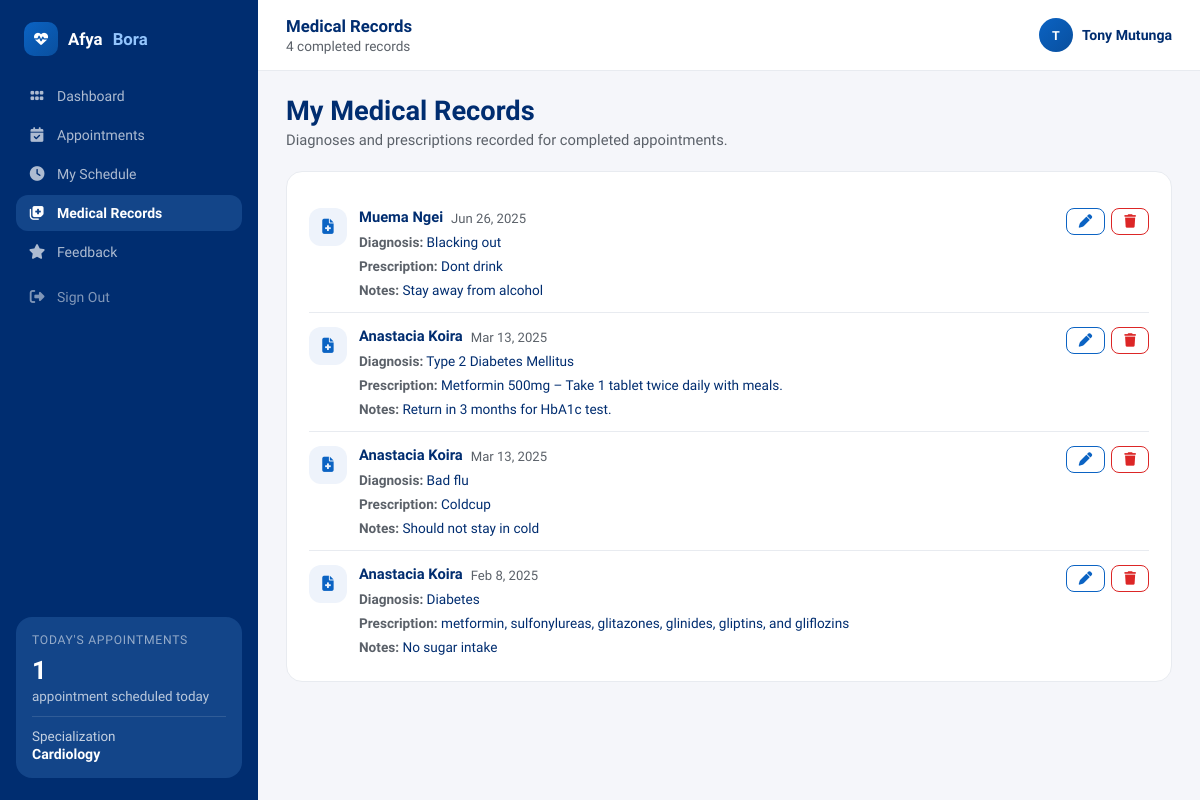
The page /doctors/medical_history.php (signed in) on the database its author committed.
### tables this page shows
CREATE TABLE `users` (
  `user_id` int(11) NOT NULL,
  `first_name` varchar(50) DEFAULT NULL,
  `last_name` varchar(50) DEFAULT NULL,
  `full_name` varchar(101) GENERATED ALWAYS AS (concat_ws(' ',`first_name`,`last_name`)) STORED,
  `email` varchar(100) NOT NULL,
  `password_hash` varchar(255) NOT NULL,
  `phone_number` varchar(15) DEFAULT NULL,
  `role` enum('admin','doctor','patient','receptionist') NOT NULL,
  `specialization` varchar(100) DEFAULT NULL,
  `date_of_birth` date DEFAULT NULL,
  `gender` enum('male','female','other') DEFAULT NULL,
  `address` text DEFAULT NULL,
  `created_at` timestamp NULL DEFAULT current_timestamp()
);

CREATE TABLE `appointments` (
  `appointment_id` int(11) NOT NULL,
  `patient_id` int(11) NOT NULL,
  `doctor_id` int(11) NOT NULL,
  `appointment_date` date NOT NULL,
  `appointment_time` time NOT NULL,
  `status` enum('scheduled','completed','canceled','no_show','rescheduled') NOT NULL DEFAULT 'scheduled',
  `payment_status` enum('pending','paid') DEFAULT 'pending',
  `payment_amount` decimal(10,2) DEFAULT 500.00,
  `payment_date` timestamp NULL DEFAULT NULL,
  `payment_method` varchar(50) DEFAULT NULL,
  `payment_reference` varchar(100) DEFAULT NULL,
  `created_at` timestamp NULL DEFAULT current_timestamp(),
  `updated_at` timestamp NULL DEFAULT NULL,
  `updated_by` int(11) DEFAULT NULL,
  `reason` enum('Routine Check-up','Follow-up','New Symptoms','Chronic Condition','Other') NOT NULL,
  `additional_notes` text DEFAULT NULL,
  `appointment_duration` int(11) NOT NULL DEFAULT 30 COMMENT 'minutes'
);

CREATE TABLE `medical_records` (
  `record_id` int(11) NOT NULL,
  `appointment_id` int(11) NOT NULL,
  `diagnosis` text DEFAULT NULL,
  `prescription` text DEFAULT NULL,
  `notes` text DEFAULT NULL,
  `created_at` timestamp NULL DEFAULT current_timestamp()
);

### doctors/medical_history.php (the view, shortened to what this page needs)
<?php
require_once "../config/db.php";
$doctor_id = $_SESSION["user_id"];
$current_page = "medical_history";
$query = "SELECT a.appointment_id, a.appointment_date, u.full_name AS patient_name,
                 m.diagnosis, m.prescription, m.notes
          FROM appointments a
          JOIN users u ON a.patient_id = u.user_id
          JOIN medical_records m ON a.appointment_id = m.appointment_id
          WHERE a.doctor_id = ? AND a.status = 'completed'
          ORDER BY a.appointment_date DESC";
$stmt = $conn->prepare($query);
$stmt->bind_param("i", $doctor_id);
$stmt->execute();
$result = $stmt->get_result();
$total = $result->num_rows;
?>
<!DOCTYPE html>
<html lang="en">
<head>
    <link rel="stylesheet" href="https://cdnjs.cloudflare.com/ajax/libs/font-awesome/6.5.0/css/all.min.css">
</head>
<body>
<?php include "sidebar.php"; ?>
<div class="ab-main-wrap">
    <header class="ab-topbar">
        <div class="ab-topbar-left">
            <div class="ab-greeting">Medical Records</div>
            <div class="ab-subgreeting"><?= $total ?> completed record<?= $total === 1 ? '' : 's' ?></div>
        </div>
        <div class="ab-topbar-right">
            <div class="ab-user-chip">
                <div class="ab-user-avatar"><?= htmlspecialchars(strtoupper(substr($_SESSION['full_name'] ?? 'D', 0, 1))) ?></div>
                <div class="ab-user-name"><?= htmlspecialchars($_SESSION['full_name'] ?? '') ?></div>
            </div>
        </div>
    </header>
    <main class="ab-content">
        <div class="ab-page-title">My Medical Records</div>
        <div class="ab-page-sub">Diagnoses and prescriptions recorded for completed appointments.</div>
        <div class="ab-card">
            <?php if ($total > 0): ?>
                <?php while ($row = $result->fetch_assoc()): ?>
                    <div class="ab-list-row">
                        <div class="ab-icon-chip"><i class="fas fa-file-medical"></i></div>
                        <div class="alr-body">
                            <div class="alr-title-line">
                                <span class="alr-title"><?= htmlspecialchars($row['patient_name']) ?></span>
                                <span class="alr-meta"><?= date('M j, Y', strtotime($row['appointment_date'])) ?></span>
                            </div>
                            <?php if (!empty($row['diagnosis'])): ?><div class="alr-detail"><span class="alr-detail-label">Diagnosis:</span> <?= htmlspecialchars($row['diagnosis']) ?></div><?php endif; ?>
                            <?php if (!empty($row['prescription'])): ?><div class="alr-detail"><span class="alr-detail-label">Prescription:</span> <?= htmlspecialchars($row['prescription']) ?></div><?php endif; ?>
                            <?php if (!empty($row['notes'])): ?><div class="alr-detail"><span class="alr-detail-label">Notes:</span> <?= htmlspecialchars($row['notes']) ?></div><?php endif; ?>
                        </div>
                        <div class="alr-trailing">
                            <a href="add_medical_record.php?appointment_id=<?= (int)$row['appointment_id'] ?>" class="ab-btn ab-btn-secondary ab-btn-sm"><i class="fas fa-pen"></i></a>
                            <a href="delete_medical_record.php?appointment_id=<?= (int)$row['appointment_id'] ?>" class="ab-btn ab-btn-danger ab-btn-sm" onclick="return confirm('Delete this record?');"><i class="fas fa-trash"></i></a>
                        </div>
                    </div>
                <?php endwhile; ?>
            <?php else: ?>
                <p style="color:var(--muted);font-size:.85rem;margin:6px 0 0">No medical records found.</p>
            <?php endif; ?>
        </div>
    </main>
</div>
</body>
</html>

### doctors/sidebar.php (shortened to what this page needs)
<?php
$__sidebar_doctor_id = $_SESSION["user_id"] ?? null;
$__today_count = 0;
$__specialization = null;
if ($__sidebar_doctor_id) {
    $__stmt = $conn->prepare("SELECT COUNT(*) AS c FROM appointments WHERE doctor_id = ? AND appointment_date = CURDATE() AND status = 'scheduled'");
    $__stmt->bind_param("i", $__sidebar_doctor_id);
    $__stmt->execute();
    $__today_count = (int)($__stmt->get_result()->fetch_assoc()["c"] ?? 0);
    $__spec_stmt = $conn->prepare("SELECT specialization FROM users WHERE user_id = ?");
    $__spec_stmt->bind_param("i", $__sidebar_doctor_id);
    $__spec_stmt->execute();
    $__specialization = $__spec_stmt->get_result()->fetch_assoc()["specialization"] ?? null;
}
?>
<aside class="ab-sidebar">
  <div class="ab-brand">
    <div class="ab-brand-icon"><i class="fas fa-heartbeat"></i></div>
    Afya<span>Bora</span>
  </div>
  <nav class="ab-nav">
    <a href="dashboard.php" class="ab-nav-item <?= $current_page === 'dashboard' ? 'active' : '' ?>"><i class="fas fa-grip"></i> Dashboard</a>
    <a href="appointments.php" class="ab-nav-item <?= $current_page === 'appointments' ? 'active' : '' ?>"><i class="fas fa-calendar-check"></i> Appointments</a>
    <a href="schedule.php" class="ab-nav-item <?= $current_page === 'schedule' ? 'active' : '' ?>"><i class="fas fa-clock"></i> My Schedule</a>
    <a href="medical_history.php" class="ab-nav-item <?= $current_page === 'medical_history' ? 'active' : '' ?>"><i class="fas fa-notes-medical"></i> Medical Records</a>
    <a href="view_feedback.php" class="ab-nav-item <?= $current_page === 'view_feedback' ? 'active' : '' ?>"><i class="fas fa-star"></i> Feedback</a>
    <a href="../logout.php" class="ab-nav-item logout"><i class="fas fa-sign-out-alt"></i> Sign Out</a>
  </nav>
  <?php if ($__sidebar_doctor_id): ?>
  <div class="ab-sidebar-widget">
    <div class="aw-title">Today's Appointments</div>
    <div class="aw-pct"><?= $__today_count ?></div>
    <div class="aw-note"><?= $__today_count === 1 ? 'appointment scheduled today' : 'appointments scheduled today' ?></div>
    <?php if ($__specialization): ?>
    <div class="aw-spec">
      Specialization
      <strong><?= htmlspecialchars($__specialization) ?></strong>
    </div>
    <?php endif; ?>
  </div>
  <?php endif; ?>
</aside>

### rows shown on the page
users: specialization "Cardiology"
appointments: patient.full_name "Muema Ngei", appointment_date "Jun 26, 2025", medical_records.diagnosis "Blacking out", medical_records.prescription "Dont drink", medical_records.notes "Stay away from alcohol"
appointments: patient.full_name "Anastacia Koira", appointment_date "Mar 13, 2025", medical_records.diagnosis "Type 2 Diabetes Mellitus", medical_records.prescription "Metformin 500mg – Take 1 tablet twice daily with meals.", medical_records.notes "Return in 3 months for HbA1c test.", medical_records.diagnosis "Bad flu", medical_records.prescription "Coldcup", medical_records.notes "Should not stay in cold"
appointments: patient.full_name "Anastacia Koira", appointment_date "Feb 8, 2025", medical_records.diagnosis "Diabetes", medical_records.prescription "metformin, sulfonylureas, glitazones, glinides, gliptins, and gliflozins", medical_records.notes "No sugar intake"

### other values the page prints
$__today_count "1"
$total "4"
substr($_SESSION['full_name'] ?? 'D', 0, 1) "T"
$_SESSION['full_name'] "Tony Mutunga"
